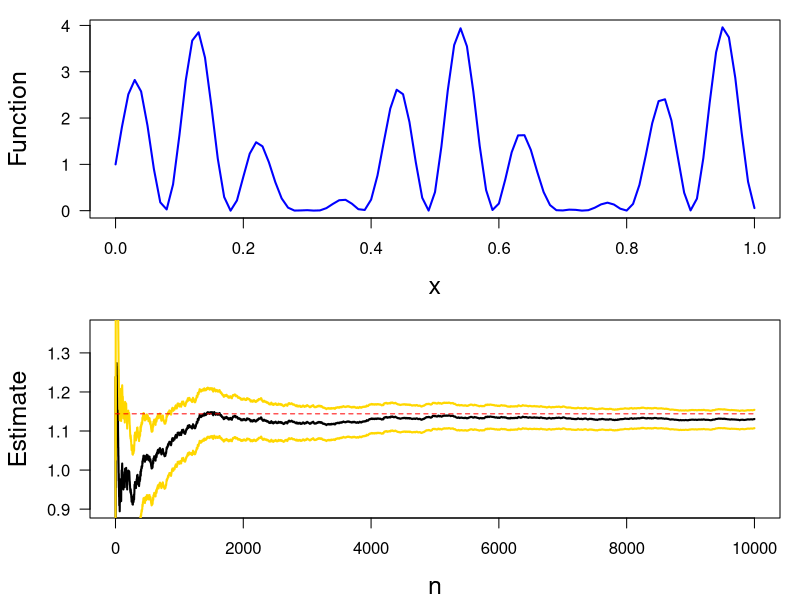

Write the R code that produced this figure.
print('file: SolutionMCintegration.R')
# EXERCISE & SOLUTION: Monte Carlo integration
# Robert & Casella (2009, p.65-67, modified)
set.seed(1953) # set seed for random number generators
h=function(x){(cos(23*x)+sin(38*x))^2}
a = 38; b = 23
Ianalytic = 1-sin(2*a)/(4*a)+sin(2*b)/(4*b)-
  cos(a-b)/(a-b)-cos(a+b)/(a+b)+1/(a-b)+1/(a+b) # 1.144015
# png('MCintEXERCISE160811.png',width=16,height=16,units='cm',res=300)
Inumeric = integrate(h,0,1)$value
par(mar=c(4.1,4.5,1,1),mfrow=c(2,1))
curve(h,ylab='Function',xlab='x',lwd=2,las=1,col='blue',cex.lab=1.5)
x=h(runif(10^4))
estint=cumsum(x)/(1:10^4)
esterr=sqrt(cumsum((x-estint)^2))/(1:10^4)
plot(estint, ylab='Estimate',type='l',las=1,lwd=2,
     xlab='n',ylim=mean(x)+20*c(-esterr[10^4],esterr[10^4]),cex.lab=1.5)
lines(estint+2*esterr,col='gold',lwd=2)
lines(estint-2*esterr,col='gold',lwd=2)
xp = c(0,10000); yp = c(Ianalytic,Ianalytic)
lines(xp,yp,col='red',lty=2)
# dev.off()
